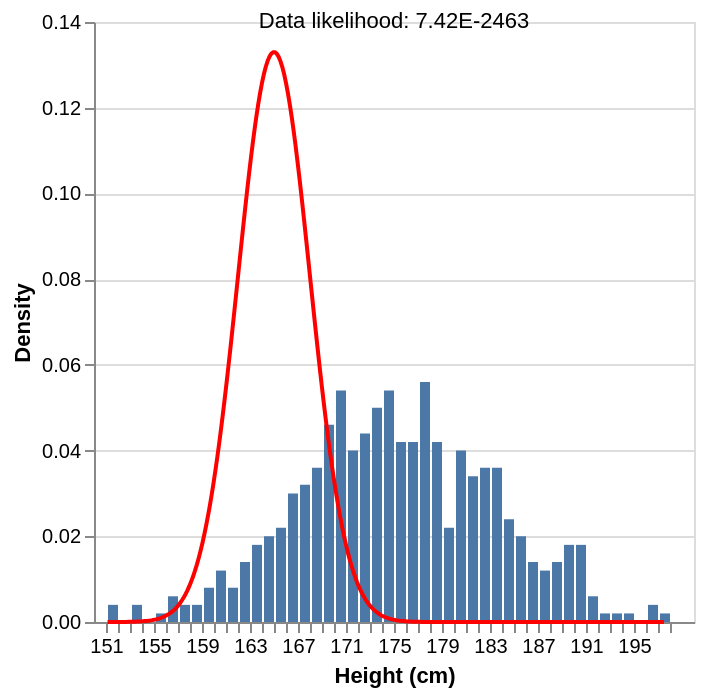

Express this chart as Vega-Lite.
### Vega-Lite specification from a JSON file in a GitHub repository (floating-point values rounded to 4 significant figures; data arrays with more than 128 entries replaced by an {"elided": "..."} marker saying what was removed)
{"config": {"view": {"continuousWidth": 300, "continuousHeight": 300}}, "layer": [{"data": {"name": "data-901a90cc527fe65021b03ebdc7a50f8b"}, "mark": {"type": "bar"}, "encoding": {"x": {"bin": {"step": 1}, "field": "h", "title": "Height (cm)", "type": "quantitative"}, "y": {"aggregate": "sum", "field": "pct", "title": "Density", "type": "quantitative"}}, "transform": [{"joinaggregate": [{"op": "count", "field": "*", "as": "total"}]}, {"calculate": "1 / datum.total", "as": "pct"}]}, {"data": {"name": "data-97a552db2fdb3effdb77d6b8502d4efc"}, "mark": {"type": "line"}, "encoding": {"color": {"value": "red"}, "x": {"field": "x", "type": "quantitative"}, "y": {"field": "eps", "type": "quantitative"}}, "transform": [{"calculate": "exp(-pow((datum.x - u)/s,2)*0.5) * 1/(sqrt(2*PI)*s)", "as": "eps"}]}, {"data": {"name": "data-901a90cc527fe65021b03ebdc7a50f8b"}, "mark": {"type": "text"}, "encoding": {"text": {"field": "text", "type": "nominal"}, "y": {"value": 0}}, "transform": [{"calculate": "-pow((datum.h - u)/s,2)*0.5 - 0.5*log(2*PI) - log(s)", "as": "ll"}, {"aggregate": [{"op": "sum", "field": "ll", "as": "tll"}]}, {"calculate": "(datum.tll / log(10))", "as": "lk"}, {"calculate": "ceil(datum.lk)", "as": "lk_base"}, {"calculate": "pow(10,(-(datum.lk - datum.lk_base)))", "as": "lk_exp"}, {"calculate": "(round((datum.lk_exp * 100)) / 100)", "as": "lk_exp_rounded"}, {"calculate": "((('Data likelihood: ' + datum.lk_exp_rounded) + 'E') + datum.lk_base)", "as": "text"}]}], "params": [{"name": "u", "bind": {"input": "range", "max": 200, "min": 150, "name": "Mean (𝜇): "}, "value": 165}, {"name": "s", "bind": {"input": "range", "max": 30, "min": 1, "name": "Standard deviation (𝜎): "}, "value": 3}], "$schema": "https://vega.github.io/schema/vega-lite/v5.8.0.json", "datasets": {"data-901a90cc527fe65021b03ebdc7a50f8b": {"elided": "500 records"}, "data-97a552db2fdb3effdb77d6b8502d4efc": {"elided": "300 records"}}}
